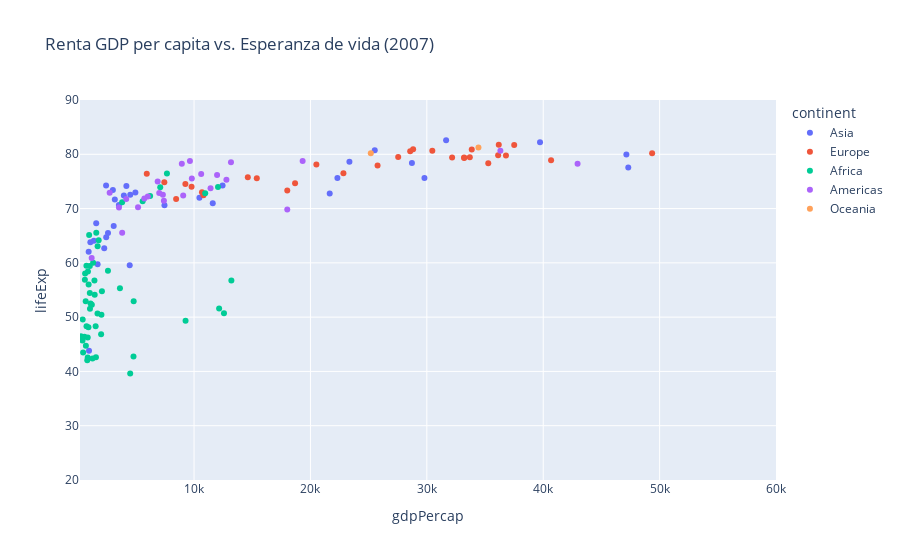
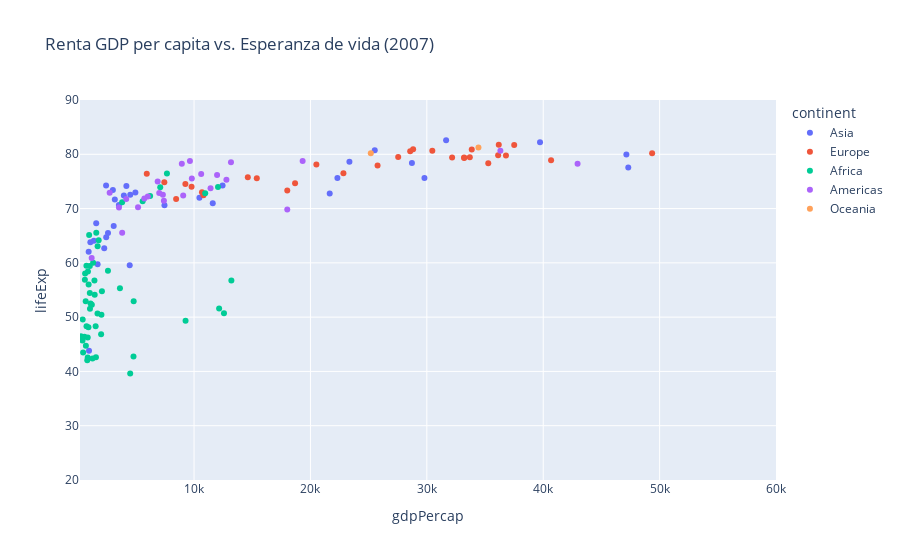

The notebook cell these images were saved under, in order:
### Code cell
fig = px.scatter(subdata3, x='gdpPercap', y='lifeExp', color='continent', hover_name='country',
                  size_max=60, range_x=[200, 60000], range_y=[20, 90],
                 title='Renta GDP per capita vs. Esperanza de vida (2007)')

fig.show() 
'''NOTA: Si no se ven los gráficos interactivos en GitHub, 
entrar en el siguiente link: https://nbviewer.org/github/AdrianaAceroFV/STAT/blob/main/Hoja%201/ejercicio-5.ipynb'''

### Figure 1 — Plotly figure (JSON) as saved in the notebook; plotly's stock layout.template omitted (floating-point values rounded to 4 significant figures)
{"data": [{"hovertemplate": "<b>%{hovertext}</b><br><br>continent=Asia<br>gdpPercap=%{x}<br>lifeExp=%{y}<extra></extra>", "hovertext": ["Afghanistan", "Bahrain", "Bangladesh", "Cambodia", "China", "Hong Kong, China", "India", "Indonesia", "Iran", "Iraq", "Israel", "Japan", "Jordan", "Korea, Dem. Rep.", "Korea, Rep.", "Kuwait", "Lebanon", "Malaysia", "Mongolia", "Myanmar", "Nepal", "Oman", "Pakistan", "Philippines", "Saudi Arabia", "Singapore", "Sri Lanka", "Syria", "Taiwan", "Thailand", "Vietnam", "West Bank and Gaza", "Yemen, Rep."], "legendgroup": "Asia", "marker": {"color": "#636efa", "symbol": "circle"}, "mode": "markers", "name": "Asia", "orientation": "v", "showlegend": true, "type": "scatter", "x": [974.6, 29800.0, 1391.0, 1714.0, 4959.0, 39720.0, 2452.0, 3541.0, 11610.0, 4471.0, 25520.0, 31660.0, 4519.0, 1593.0, 23350.0, 47310.0, 10460.0, 12450.0, 3096.0, 944, 1091.0, 22320.0, 2606.0, 3190.0, 21650.0, 47140.0, 3970.0, 4185.0, 28720.0, 7458.0, 2442.0, 3025.0, 2281.0], "xaxis": "x", "y": [43.83, 75.64, 64.06, 59.72, 72.96, 82.21, 64.7, 70.65, 70.96, 59.55, 80.75, 82.6, 72.53, 67.3, 78.62, 77.59, 71.99, 74.24, 66.8, 62.07, 63.78, 75.64, 65.48, 71.69, 72.78, 79.97, 72.4, 74.14, 78.4, 70.62, 74.25, 73.42, 62.7], "yaxis": "y"}, {"hovertemplate": "<b>%{hovertext}</b><br><br>continent=Europe<br>gdpPercap=%{x}<br>lifeExp=%{y}<extra></extra>", "hovertext": ["Albania", "Austria", "Belgium", "Bosnia and Herzegovina", "Bulgaria", "Croatia", "Czech Republic", "Denmark", "Finland", "France", "Germany", "Greece", "Hungary", "Iceland", "Ireland", "Italy", "Montenegro", "Netherlands", "Norway", "Poland", "Portugal", "Romania", "Serbia", "Slovak Republic", "Slovenia", "Spain", "Sweden", "Switzerland", "Turkey", "United Kingdom"], "legendgroup": "Europe", "marker": {"color": "#EF553B", "symbol": "circle"}, "mode": "markers", "name": "Europe", "orientation": "v", "showlegend": true, "type": "scatter", "x": [5937.0, 36130.0, 33690.0, 7446.0, 10680.0, 14620.0, 22830.0, 35280.0, 33210.0, 30470.0, 32170.0, 27540.0, 18010.0, 36180.0, 40680.0, 28570.0, 9254.0, 36800.0, 49360.0, 15390.0, 20510.0, 10810.0, 9787.0, 18680.0, 25770.0, 28820.0, 33860.0, 37510.0, 8458.0, 33200.0], "xaxis": "x", "y": [76.42, 79.83, 79.44, 74.85, 73.0, 75.75, 76.49, 78.33, 79.31, 80.66, 79.41, 79.48, 73.34, 81.76, 78.89, 80.55, 74.54, 79.76, 80.2, 75.56, 78.1, 72.48, 74.0, 74.66, 77.93, 80.94, 80.88, 81.7, 71.78, 79.42], "yaxis": "y"}, {"hovertemplate": "<b>%{hovertext}</b><br><br>continent=Africa<br>gdpPercap=%{x}<br>lifeExp=%{y}<extra></extra>", "hovertext": ["Algeria", "Angola", "Benin", "Botswana", "Burkina Faso", "Burundi", "Cameroon", "Central African Republic", "Chad", "Comoros", "Congo, Dem. Rep.", "Congo, Rep.", "Cote d'Ivoire", "Djibouti", "Egypt", "Equatorial Guinea", "Eritrea", "Ethiopia", "Gabon", "Gambia", "Ghana", "Guinea", "Guinea-Bissau", "Kenya", "Lesotho", "Liberia", "Libya", "Madagascar", "Malawi", "Mali", "Mauritania", "Mauritius", "Morocco", "Mozambique", "Namibia", "Niger", "Nigeria", "Reunion", "Rwanda", "Sao Tome and Principe", "Senegal", "Sierra Leone", "Somalia", "South Africa", "Sudan", "Swaziland", "Tanzania", "Togo", "Tunisia", "Uganda", "Zambia", "Zimbabwe"], "legendgroup": "Africa", "marker": {"color": "#00cc96", "symbol": "circle"}, "mode": "markers", "name": "Africa", "orientation": "v", "showlegend": true, "type": "scatter", "x": [6223.0, 4797.0, 1441.0, 12570.0, 1217.0, 430.1, 2042.0, 706.0, 1704.0, 986.1, 277.6, 3633.0, 1545.0, 2082.0, 5581.0, 12150.0, 641.4, 690.8, 13210.0, 752.7, 1328.0, 942.7, 579.2, 1463.0, 1569.0, 414.5, 12060.0, 1045.0, 759.3, 1043.0, 1803.0, 10960.0, 3820.0, 823.7, 4811.0, 619.7, 2014.0, 7670.0, 863.1, 1598.0, 1712.0, 862.5, 926.1, 9270.0, 2602.0, 4513.0, 1107.0, 883.0, 7093.0, 1056.0, 1271.0, 469.7], "xaxis": "x", "y": [72.3, 42.73, 56.73, 50.73, 52.3, 49.58, 50.43, 44.74, 50.65, 65.15, 46.46, 55.32, 48.33, 54.79, 71.34, 51.58, 58.04, 52.95, 56.73, 59.45, 60.02, 56.01, 46.39, 54.11, 42.59, 45.68, 73.95, 59.44, 48.3, 54.47, 64.16, 72.8, 71.16, 42.08, 52.91, 56.87, 46.86, 76.44, 46.24, 65.53, 63.06, 42.57, 48.16, 49.34, 58.56, 39.61, 52.52, 58.42, 73.92, 51.54, 42.38, 43.49], "yaxis": "y"}, {"hovertemplate": "<b>%{hovertext}</b><br><br>continent=Americas<br>gdpPercap=%{x}<br>lifeExp=%{y}<extra></extra>", "hovertext": ["Argentina", "Bolivia", "Brazil", "Canada", "Chile", "Colombia", "Costa Rica", "Cuba", "Dominican Republic", "Ecuador", "El Salvador", "Guatemala", "Haiti", "Honduras", "Jamaica", "Mexico", "Nicaragua", "Panama", "Paraguay", "Peru", "Puerto Rico", "Trinidad and Tobago", "United States", "Uruguay", "Venezuela"], "legendgroup": "Americas", "marker": {"color": "#ab63fa", "symbol": "circle"}, "mode": "markers", "name": "Americas", "orientation": "v", "showlegend": true, "type": "scatter", "x": [12780.0, 3822.0, 9066.0, 36320.0, 13170.0, 7007.0, 9645.0, 8948.0, 6025.0, 6873.0, 5728.0, 5186.0, 1202.0, 3548.0, 7321.0, 11980.0, 2749.0, 9809.0, 4173.0, 7409.0, 19330.0, 18010.0, 42950.0, 10610.0, 11420.0], "xaxis": "x", "y": [75.32, 65.55, 72.39, 80.65, 78.55, 72.89, 78.78, 78.27, 72.23, 74.99, 71.88, 70.26, 60.92, 70.2, 72.57, 76.19, 72.9, 75.54, 71.75, 71.42, 78.75, 69.82, 78.24, 76.38, 73.75], "yaxis": "y"}, {"hovertemplate": "<b>%{hovertext}</b><br><br>continent=Oceania<br>gdpPercap=%{x}<br>lifeExp=%{y}<extra></extra>", "hovertext": ["Australia", "New Zealand"], "legendgroup": "Oceania", "marker": {"color": "#FFA15A", "symbol": "circle"}, "mode": "markers", "name": "Oceania", "orientation": "v", "showlegend": true, "type": "scatter", "x": [34440.0, 25190.0], "xaxis": "x", "y": [81.23, 80.2], "yaxis": "y"}], "layout": {"legend": {"title": {"text": "continent"}, "tracegroupgap": 0}, "title": {"text": "Renta GDP per capita vs. Esperanza de vida (2007)"}, "xaxis": {"anchor": "y", "domain": [0, 1], "range": [200, 60000], "title": {"text": "gdpPercap"}}, "yaxis": {"anchor": "x", "domain": [0, 1], "range": [20, 90], "title": {"text": "lifeExp"}}}}

### Figure 2 — Plotly figure (JSON) as saved in the notebook; plotly's stock layout.template omitted (floating-point values rounded to 4 significant figures)
{"data": [{"hovertemplate": "<b>%{hovertext}</b><br><br>continent=Asia<br>gdpPercap=%{x}<br>lifeExp=%{y}<extra></extra>", "hovertext": ["Afghanistan", "Bahrain", "Bangladesh", "Cambodia", "China", "Hong Kong, China", "India", "Indonesia", "Iran", "Iraq", "Israel", "Japan", "Jordan", "Korea, Dem. Rep.", "Korea, Rep.", "Kuwait", "Lebanon", "Malaysia", "Mongolia", "Myanmar", "Nepal", "Oman", "Pakistan", "Philippines", "Saudi Arabia", "Singapore", "Sri Lanka", "Syria", "Taiwan", "Thailand", "Vietnam", "West Bank and Gaza", "Yemen, Rep."], "legendgroup": "Asia", "marker": {"color": "#636efa", "symbol": "circle"}, "mode": "markers", "name": "Asia", "orientation": "v", "showlegend": true, "type": "scatter", "x": [974.6, 29800.0, 1391.0, 1714.0, 4959.0, 39720.0, 2452.0, 3541.0, 11610.0, 4471.0, 25520.0, 31660.0, 4519.0, 1593.0, 23350.0, 47310.0, 10460.0, 12450.0, 3096.0, 944, 1091.0, 22320.0, 2606.0, 3190.0, 21650.0, 47140.0, 3970.0, 4185.0, 28720.0, 7458.0, 2442.0, 3025.0, 2281.0], "xaxis": "x", "y": [43.83, 75.64, 64.06, 59.72, 72.96, 82.21, 64.7, 70.65, 70.96, 59.55, 80.75, 82.6, 72.53, 67.3, 78.62, 77.59, 71.99, 74.24, 66.8, 62.07, 63.78, 75.64, 65.48, 71.69, 72.78, 79.97, 72.4, 74.14, 78.4, 70.62, 74.25, 73.42, 62.7], "yaxis": "y"}, {"hovertemplate": "<b>%{hovertext}</b><br><br>continent=Europe<br>gdpPercap=%{x}<br>lifeExp=%{y}<extra></extra>", "hovertext": ["Albania", "Austria", "Belgium", "Bosnia and Herzegovina", "Bulgaria", "Croatia", "Czech Republic", "Denmark", "Finland", "France", "Germany", "Greece", "Hungary", "Iceland", "Ireland", "Italy", "Montenegro", "Netherlands", "Norway", "Poland", "Portugal", "Romania", "Serbia", "Slovak Republic", "Slovenia", "Spain", "Sweden", "Switzerland", "Turkey", "United Kingdom"], "legendgroup": "Europe", "marker": {"color": "#EF553B", "symbol": "circle"}, "mode": "markers", "name": "Europe", "orientation": "v", "showlegend": true, "type": "scatter", "x": [5937.0, 36130.0, 33690.0, 7446.0, 10680.0, 14620.0, 22830.0, 35280.0, 33210.0, 30470.0, 32170.0, 27540.0, 18010.0, 36180.0, 40680.0, 28570.0, 9254.0, 36800.0, 49360.0, 15390.0, 20510.0, 10810.0, 9787.0, 18680.0, 25770.0, 28820.0, 33860.0, 37510.0, 8458.0, 33200.0], "xaxis": "x", "y": [76.42, 79.83, 79.44, 74.85, 73.0, 75.75, 76.49, 78.33, 79.31, 80.66, 79.41, 79.48, 73.34, 81.76, 78.89, 80.55, 74.54, 79.76, 80.2, 75.56, 78.1, 72.48, 74.0, 74.66, 77.93, 80.94, 80.88, 81.7, 71.78, 79.42], "yaxis": "y"}, {"hovertemplate": "<b>%{hovertext}</b><br><br>continent=Africa<br>gdpPercap=%{x}<br>lifeExp=%{y}<extra></extra>", "hovertext": ["Algeria", "Angola", "Benin", "Botswana", "Burkina Faso", "Burundi", "Cameroon", "Central African Republic", "Chad", "Comoros", "Congo, Dem. Rep.", "Congo, Rep.", "Cote d'Ivoire", "Djibouti", "Egypt", "Equatorial Guinea", "Eritrea", "Ethiopia", "Gabon", "Gambia", "Ghana", "Guinea", "Guinea-Bissau", "Kenya", "Lesotho", "Liberia", "Libya", "Madagascar", "Malawi", "Mali", "Mauritania", "Mauritius", "Morocco", "Mozambique", "Namibia", "Niger", "Nigeria", "Reunion", "Rwanda", "Sao Tome and Principe", "Senegal", "Sierra Leone", "Somalia", "South Africa", "Sudan", "Swaziland", "Tanzania", "Togo", "Tunisia", "Uganda", "Zambia", "Zimbabwe"], "legendgroup": "Africa", "marker": {"color": "#00cc96", "symbol": "circle"}, "mode": "markers", "name": "Africa", "orientation": "v", "showlegend": true, "type": "scatter", "x": [6223.0, 4797.0, 1441.0, 12570.0, 1217.0, 430.1, 2042.0, 706.0, 1704.0, 986.1, 277.6, 3633.0, 1545.0, 2082.0, 5581.0, 12150.0, 641.4, 690.8, 13210.0, 752.7, 1328.0, 942.7, 579.2, 1463.0, 1569.0, 414.5, 12060.0, 1045.0, 759.3, 1043.0, 1803.0, 10960.0, 3820.0, 823.7, 4811.0, 619.7, 2014.0, 7670.0, 863.1, 1598.0, 1712.0, 862.5, 926.1, 9270.0, 2602.0, 4513.0, 1107.0, 883.0, 7093.0, 1056.0, 1271.0, 469.7], "xaxis": "x", "y": [72.3, 42.73, 56.73, 50.73, 52.3, 49.58, 50.43, 44.74, 50.65, 65.15, 46.46, 55.32, 48.33, 54.79, 71.34, 51.58, 58.04, 52.95, 56.73, 59.45, 60.02, 56.01, 46.39, 54.11, 42.59, 45.68, 73.95, 59.44, 48.3, 54.47, 64.16, 72.8, 71.16, 42.08, 52.91, 56.87, 46.86, 76.44, 46.24, 65.53, 63.06, 42.57, 48.16, 49.34, 58.56, 39.61, 52.52, 58.42, 73.92, 51.54, 42.38, 43.49], "yaxis": "y"}, {"hovertemplate": "<b>%{hovertext}</b><br><br>continent=Americas<br>gdpPercap=%{x}<br>lifeExp=%{y}<extra></extra>", "hovertext": ["Argentina", "Bolivia", "Brazil", "Canada", "Chile", "Colombia", "Costa Rica", "Cuba", "Dominican Republic", "Ecuador", "El Salvador", "Guatemala", "Haiti", "Honduras", "Jamaica", "Mexico", "Nicaragua", "Panama", "Paraguay", "Peru", "Puerto Rico", "Trinidad and Tobago", "United States", "Uruguay", "Venezuela"], "legendgroup": "Americas", "marker": {"color": "#ab63fa", "symbol": "circle"}, "mode": "markers", "name": "Americas", "orientation": "v", "showlegend": true, "type": "scatter", "x": [12780.0, 3822.0, 9066.0, 36320.0, 13170.0, 7007.0, 9645.0, 8948.0, 6025.0, 6873.0, 5728.0, 5186.0, 1202.0, 3548.0, 7321.0, 11980.0, 2749.0, 9809.0, 4173.0, 7409.0, 19330.0, 18010.0, 42950.0, 10610.0, 11420.0], "xaxis": "x", "y": [75.32, 65.55, 72.39, 80.65, 78.55, 72.89, 78.78, 78.27, 72.23, 74.99, 71.88, 70.26, 60.92, 70.2, 72.57, 76.19, 72.9, 75.54, 71.75, 71.42, 78.75, 69.82, 78.24, 76.38, 73.75], "yaxis": "y"}, {"hovertemplate": "<b>%{hovertext}</b><br><br>continent=Oceania<br>gdpPercap=%{x}<br>lifeExp=%{y}<extra></extra>", "hovertext": ["Australia", "New Zealand"], "legendgroup": "Oceania", "marker": {"color": "#FFA15A", "symbol": "circle"}, "mode": "markers", "name": "Oceania", "orientation": "v", "showlegend": true, "type": "scatter", "x": [34440.0, 25190.0], "xaxis": "x", "y": [81.23, 80.2], "yaxis": "y"}], "layout": {"legend": {"title": {"text": "continent"}, "tracegroupgap": 0}, "title": {"text": "Renta GDP per capita vs. Esperanza de vida (2007)"}, "xaxis": {"anchor": "y", "domain": [0, 1], "range": [200, 60000], "title": {"text": "gdpPercap"}}, "yaxis": {"anchor": "x", "domain": [0, 1], "range": [20, 90], "title": {"text": "lifeExp"}}}}
